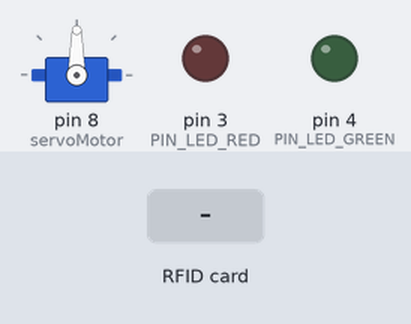
Simulated run of this sketch. Board: Arduino Uno, built with avr-gcc and run on an emulated ATmega328P. On the bench: servo, output pins drawn as LEDs (lit = HIGH). Inputs (shaded band) come from the test bench. Pins used as bus, display or sensor lines are not drawn.

Above: at 1.2 s.
1.3 s: RFID card 63 07 BB 1D held to the reader
At 3.2 s:
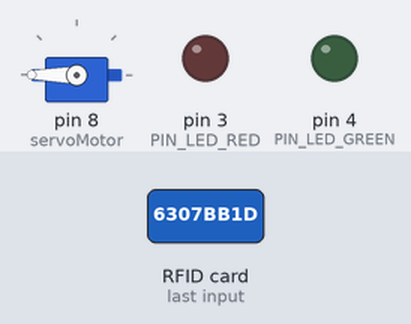
3.8 s: RFID card A2 84 61 21 held to the reader
At 5.2 s:
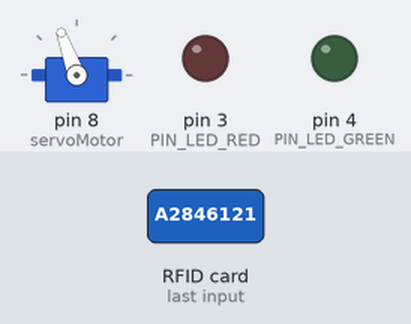
6.3 s: RFID card 63 07 BB 1D held to the reader
At 7.1 s:
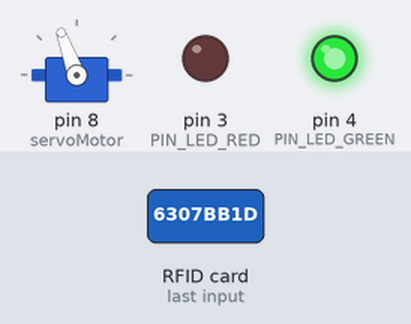
Timing chart, 0 to 9.3 s (numbered marks = the images above; inputs shaded):
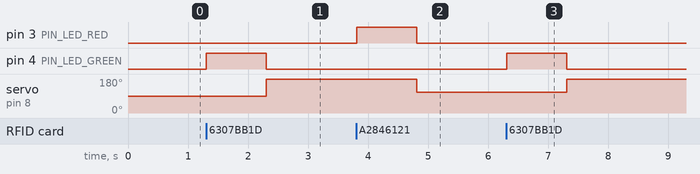

The sketch:

RFID_SENS.ino
```cpp
#include <Servo.h>
#include <SPI.h>
#include <MFRC522.h>

#define SS_PIN 10
#define RST_PIN 9
#define PIN_LED_GREEN 4
#define PIN_LED_RED  3

MFRC522 mfrc522(SS_PIN, RST_PIN);
Servo servoMotor;

byte uidBlue[] = {0x63, 0x07, 0xBB, 0x1D};
byte uidWhite[]  = {0xA2, 0x84, 0x61, 0x21};

void setup() {
  servoMotor.attach(8);
  SPI.begin();
  mfrc522.PCD_Init();
  pinMode(PIN_LED_GREEN, OUTPUT);
  pinMode(PIN_LED_RED, OUTPUT);
}

void loop() {
  if (mfrc522.PICC_IsNewCardPresent() && mfrc522.PICC_ReadCardSerial()) {
    bool isBlue = true;
    bool isWhite = true;

    for (byte i = 0; i < 4; i++) {
      if (mfrc522.uid.uidByte[i] != uidBlue[i]) {
        isBlue = false;
      }

      if (mfrc522.uid.uidByte[i] != uidWhite[i]) {
        isWhite = false;
      }
    }

    if (isBlue) {
      digitalWrite(PIN_LED_GREEN, HIGH);
      delay(1000);  // Adjust the delay as needed
      digitalWrite(PIN_LED_GREEN, LOW);
      servoMotor.write(180); // Turn the servo to 115°
    }

    if (isWhite) {
      digitalWrite(PIN_LED_RED, HIGH);
      delay(1000);  // Adjust the delay as needed
      digitalWrite(PIN_LED_RED, LOW);
      servoMotor.write(110); // Turn the servo to 35°
    }

    mfrc522.PICC_HaltA();
    delay(1000);  // Adjust the delay as needed
  }
}
```

Measured:
- after the input at 1.3 s, pin 4 (PIN_LED_GREEN): LOW → HIGH at once, → LOW 1.0 s later; servo on pin 8 (servoMotor): 90° → 180° after 1.0 s
- after the input at 3.8 s, pin 3 (PIN_LED_RED): LOW → HIGH at once, → LOW 1.0 s later; servo on pin 8 (servoMotor): 180° → 110° after 1.0 s
- after the input at 6.3 s, pin 4 (PIN_LED_GREEN): LOW → HIGH at once, → LOW 1.0 s later; servo on pin 8 (servoMotor): 110° → 180° after 1.0 s
